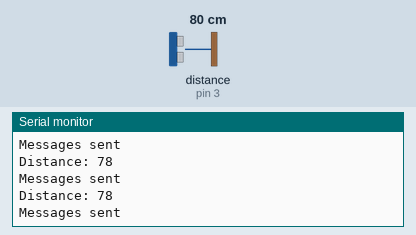
This sketch was run on a simulated Arduino Uno, built with avr-gcc and run on an emulated ATmega328P. On the bench: the last lines printed to the serial monitor. Wiring (inferred from the names in the program): ultrasonic range finder: trigger pin 4; echo pin 3. Inputs (shaded band) come from the test bench; at power-on: distance to the obstacle (sensor on pin 3) 80 cm. The echo pulse lasts 58.3 µs per cm.

Above: at 1.2 s.
1.3 s: distance to the obstacle (sensor on pin 3) set to 2 cm
At 1.38 s:
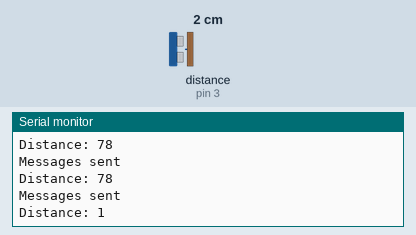
2.8 s: distance to the obstacle (sensor on pin 3) set to 4 cm
At 2.8 s:
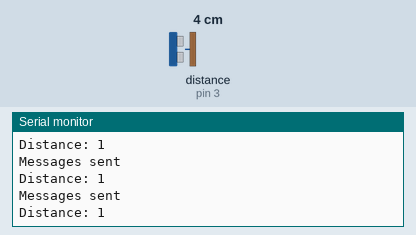
Timing chart, 0 to 5.8 s (numbered marks = the images above; inputs shaded):
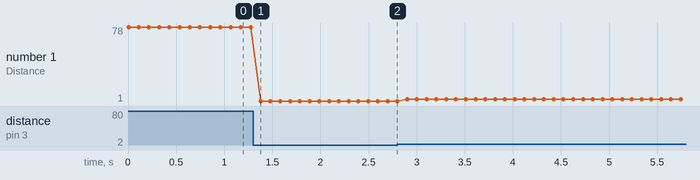

The sketch:

CAN_write.ino
```cpp
#include <SPI.h>
#include <mcp2515.h>

struct can_frame canMsg1;
struct can_frame canMsg2;
MCP2515 mcp2515(10);

//Defining pins for ultrasonic sensor
int trigger_pin = 4;
int echo_pin = 3;

long duration;
int distance;


void setup() {
  //initializing the Ultrasonic sensor
  pinMode(trigger_pin, OUTPUT);
  pinMode(echo_pin, INPUT);

  //initializing baud rate for serial communication
  while (!Serial);
  Serial.begin(115200);

  //initializing CAN-Bus
  mcp2515.reset();
  mcp2515.setBitrate(CAN_125KBPS);
  mcp2515.setNormalMode();

  Serial.println("Example: Write to CAN");
}

void loop()
{
  //reading and calculating the distance from sensor
  digitalWrite(trigger_pin, LOW);
  delayMicroseconds(2);
  digitalWrite(trigger_pin, HIGH);
  delayMicroseconds(10);
  digitalWrite(trigger_pin, LOW);
  duration = pulseIn(echo_pin, HIGH);
  distance= duration*0.034/2;
  Serial.print("Distance: ");
  Serial.println(distance);


  //creating a CAN frame to be sent
  canMsg1.can_id  = 0x0F6; //message id
  canMsg1.can_dlc = 8; //setting data length
  canMsg1.data[0] = distance; //distance data from sensor....rest of the bits are set to 0
  canMsg1.data[1] = 0x00;
  canMsg1.data[2] = 0x00;
  canMsg1.data[3] = 0x00;
  canMsg1.data[4] = 0x00;
  canMsg1.data[5] = 0x00;
  canMsg1.data[6] = 0x00;
  canMsg1.data[7] = 0x00;

  //sending CAN message
  mcp2515.sendMessage(&canMsg1);
  Serial.println("Messages sent");

  delay(100);
}
```

Measured:
- after the input at 1.3 s, the serial monitor: prints a new line after 0.08 s (image 1)
- plotted number 1: 78 → 1 after the input at 1.3 s, 1 → 3 after the input at 2.8 s
